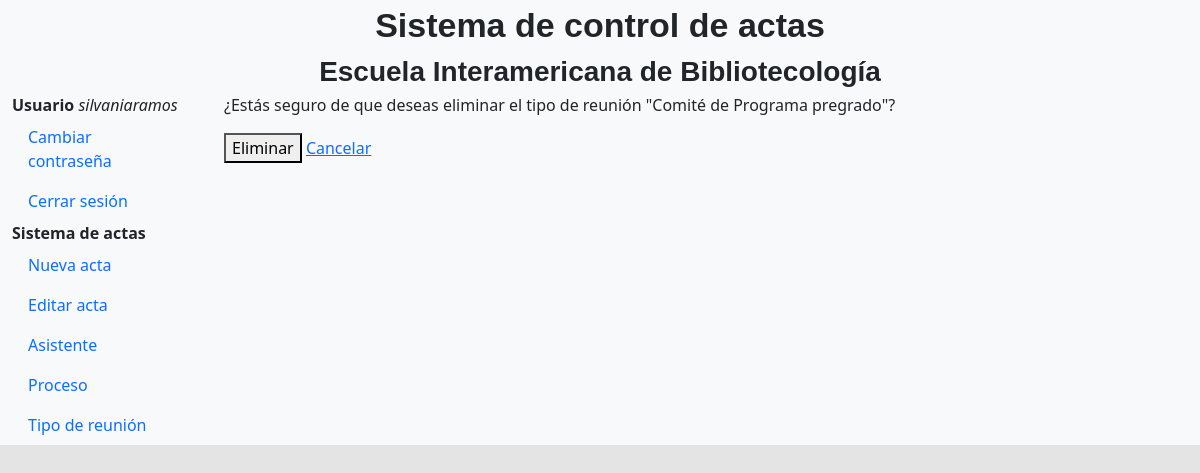
Page /app_registro/eliminar_tipo_reunion/29/ (signed in) on the earlier database version.
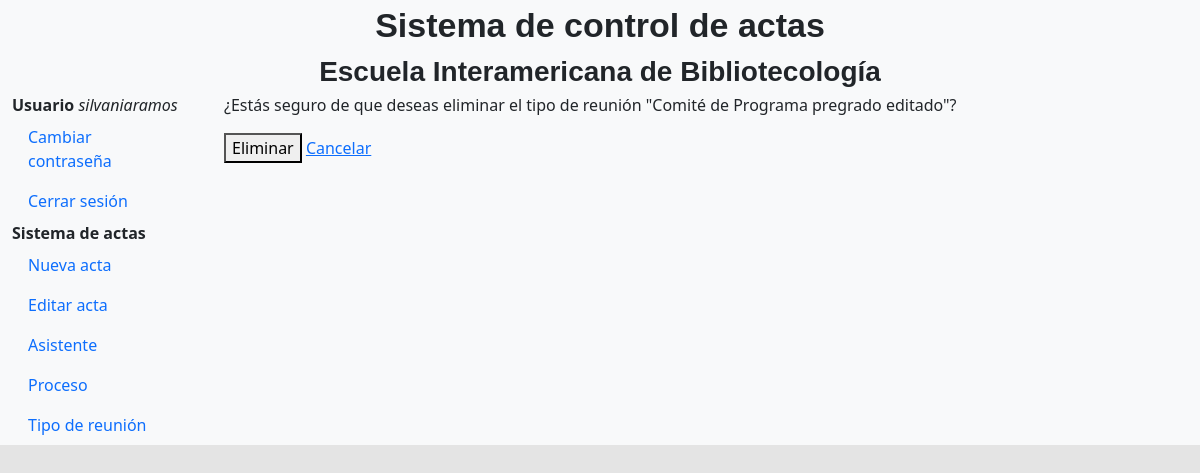
Same page on the later database version.
### app_registro/models.py (models this page shows, shortened)
class Typemeet(models.Model):
    name = models.CharField(max_length=200)

### app_registro/views.py (the view)
# urls.py: path('eliminar_tipo_reunion/<int:type_id>/', views.eliminar_tipo_reunion, name='eliminar_tipo_reunion'),
@login_required
def eliminar_tipo_reunion(request,type_id):
    if request.method == 'GET':
        typemeet = Typemeet.objects.get(pk=type_id)
        return render(request, 'app_registro/eliminar_tipo_reunion.html', {'typemeet': typemeet})
    elif request.method == 'POST':
        typemeet = Typemeet.objects.get(pk=type_id)
        typemeet.delete()
        return redirect('RegisterTypemeet')

### Templates/app_registro/eliminar_tipo_reunion.html (shortened to what this page needs)
{% extends 'base.html' %}
{% block content %}
<!DOCTYPE html>
<html>
<head>
</head>
<body>
    <main class="col-md-9 ms-sm-auto col-lg-10 px-md-4">
    <p>¿Estás seguro de que deseas eliminar el tipo de reunión "{{ typemeet.name }}"?</p>
    <form method="post" action="{% url 'eliminar_tipo_reunion' typemeet.id %}">
        <button type="submit">Eliminar</button>
        <a href="{% url 'RegisterTypemeet' %}">Cancelar</a>
    </form>
</main>
</body>
</html>
{% endblock %}

Differences in the rows shown:
changed Typemeet: name "Comité de Programa pregrado" → "Comité de Programa pregrado editado"
